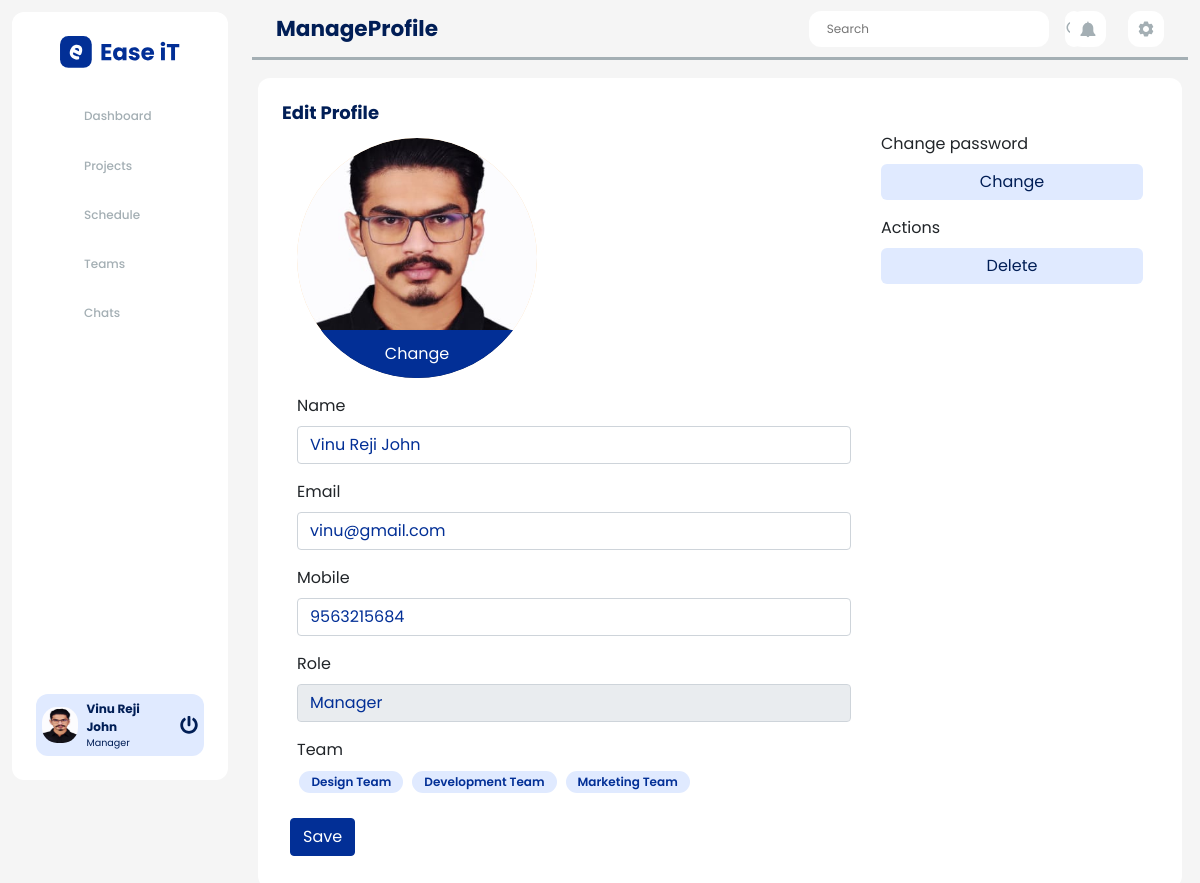
The page /manageProfile.php (signed in) on the database its author committed.
### tables this page shows
CREATE TABLE `tbl_user_role` (
  `role_id` int(10) NOT NULL,
  `role_name` varchar(50) NOT NULL,
  `role_permission` int(10) NOT NULL
);

CREATE TABLE `tbl_user` (
  `user_id` int(10) NOT NULL,
  `username` varchar(100) NOT NULL,
  `mob` varchar(10) NOT NULL,
  `email` varchar(50) NOT NULL,
  `dob` varchar(8) NOT NULL,
  `password` varchar(100) NOT NULL,
  `user_created_at` varchar(10) NOT NULL,
  `user_status` int(2) NOT NULL DEFAULT 1,
  `type_id` int(10) NOT NULL,
  `team_id` int(20) NOT NULL,
  `profile_pic` varchar(300) NOT NULL DEFAULT 'defaultuser.png'
);

CREATE TABLE `tbl_teams` (
  `team_id` int(10) NOT NULL,
  `team_title` varchar(50) NOT NULL,
  `manager_id` int(10) NOT NULL
);

### manageProfile.php (the view, shortened to what this page needs)
<?php
include('./config/connect.php');
if (isset($_SESSION["pmsSession"]) != session_id()) {
    header("Location: ./index.php");
    die();
} else {
?>
    <!DOCTYPE html>
    <html>
    <head>
        <link rel="stylesheet" href="./stylesheets/css/style.css" />
        <link rel="stylesheet" href="./stylesheets/css/bootstrap.min.css" />
    </head>
    <body class="dashboard-body">
        <div class="dashboard-container">
            <?php include("./layouts/sidebar.php"); ?>
            <?php include("./layouts/header.php"); ?>
            <div class="dashboard-contents">
                <div class="row">
                    <div class="col-12">
                        <div class="d-flex flex-column">
                            <div class="files-card">
                                <h1 class="content-heading">Edit Profile</h1>
                                <form id="editProfileForm" class="modal-form-container" action="./server/updateProfile.php" method="post" enctype="multipart/form-data">
                                    <?php
                                    $sql = "SELECT * FROM tbl_user WHERE user_id = '$_SESSION[userId]'";
                                    $result = mysqli_query($connect, $sql);
                                    $row = mysqli_fetch_assoc($result);
                                    $name = $row['username'];
                                    $email = $row['email'];
                                    $mobile = $row['mob'];
                                    $teamId = $row['team_id'];
                                    $typeId = $row['type_id'];
                                    $proPic = $row['profile_pic'];
                                    $sql2 = "SELECT * FROM tbl_user_role WHERE role_id = '$typeId'";
                                    $result2 = mysqli_query($connect, $sql2);
                                    $row2 = mysqli_fetch_assoc($result2);
                                    $roleName = $row2['role_name'];
                                    echo '
                                        <div class="container-fluid">
                                            <div class="row">
                                            <div class="col-8">
                                            <div class="form-group">
                                                <div class="pro-pic">
                                                    <img src="./assets/uploads/' . $proPic . '" alt="">
                                                    <label class="pro-pic-btn" for="uploadPic">Change</label>
                                                </div>
                                            </div>
                                                <div class="form-group">
                                                <label for="uname">Name</label>
                                                <input type="text" name="uname" id="uname" value="' . $name . '" class="form-control" autocomplete="off">
                                                </div>
                                                <div class="form-group">
                                                <label for="email">Email</label>
                                                <input type="email" name="email" id="email" value="' . $email . '" class="form-control" autocomplete="off">
                                                </div>
                                                <div class="form-group">
                                                <label for="mobile">Mobile</label>
                                                <input type="text" name="mobile" id="mob" value="' . $mobile . '" class="form-control" autocomplete="off" oninput="javascript: if (this.value.length > this.maxLength) this.value = this.value.slice(0, this.maxLength);" maxlength="10">
                                                </div>
                                                <div class="form-group">
                                                <label for="role">Role</label>
                                                <input type="text" disabled name="role" id="role" value="' . $roleName  . '" class="form-control" autocomplete="off">
                                                </div>
                                                ';
                                    if ($teamId != 0) {
                                        $sql3 = "SELECT * FROM tbl_teams WHERE team_id = '$teamId'";
                                        $result3 = mysqli_query($connect, $sql3);
                                        $row3 = mysqli_fetch_assoc($result3);
                                        $teamName = $row3['team_title'];
                                        echo '
                                            <div class="form-group">
                                            <label for="team">Team</label>
                                            <input type="text" disabled name="team" id="team" value="' . $teamName . '" class="form-control" autocomplete="off">
                                            </div>
                                            ';
                                    } else {
                                        $sql3 = "SELECT * FROM tbl_teams WHERE manager_id = '$_SESSION[userId]'";
                                        $result3 = mysqli_query($connect, $sql3);
                                        echo '<div class="form-group">
                                            <label for="team">Team</label>
                                            <div>
                                            ';
                                        while ($row3 = mysqli_fetch_assoc($result3)) {
                                            $teamName = $row3['team_title'];
                                            echo '
                                                <span class="team-pill">' . $teamName . '</span>
                                                ';
                                        }
                                        echo '
                                            </div>
                                            </div>
                                            ';
                                    }
                                    echo '
                                            </div>
                                            <div class="col-4 ml-auto">
                                            <div class="form-group">
                                                <label for="changePass">Change password</label>
                                                <button id="changePass" name="changePass" value="" type="button" class="secondary-modal-btn">Change</button>
                                            </div>
                                                <div class="form-group">
                                                <label for="task-actions">Actions</label>
                                                <button id="deleteProject" name="deleteProject" type="button" class="secondary-modal-btn">Delete</button>
                                                </div>
                                            </div>
                                            </div>
                                        </div>
                                        ';
                                    ?>
                                    <div class="m-2">
                                        <button name="updateProfileBtn" type="submit" class="btn btn-primary saveBtn">Save</button>
                                    </div>
                                </form>
                            </div>
                        </div>
                    </div>
                </div>
            </div>
        </div>
    </body>
    </html>
<?php
}
?>

### layouts/sidebar.php
<?php
include('./config/connect.php');
$activePage = basename($_SERVER['PHP_SELF'], ".php");
$userName = $_SESSION['userName'];
$userType = $_SESSION['currentUserTypeId'];
$proPic = $_SESSION['proPic'];
$selectRole= "SELECT `role_name` FROM tbl_user_role WHERE `role_id` = '$userType '";
$result3 = mysqli_query($connect, $selectRole);
$roleName = mysqli_fetch_assoc($result3);
?>
<div class="sidebar-container">
    <nav class="nav-container">
        <div class="logo-container">
            <img src="./assets/images/logo.svg" alt="ease-it-logo" class="logo" />
        </div>
        <ul class="nav">
            <a href="./dashboard.php">
                <li class="nav-items <?= ($activePage == 'dashboard') ? 'active-nav':''; ?>">
                    <span class="ico">
                        <object class="svgClass" type="image/svg+xml" data="./assets/icons/dashboard-ico.svg"></object>
                    </span><span>Dashboard</span>
                </li>
            </a>
            <a href="./project.php">
                <li class="nav-items <?= ($activePage == 'project') || ($activePage == 'activity') || ($activePage == 'tasks') || ($activePage == 'files') || ($activePage == 'manageProject') ? 'active-nav':''; ?>">
                    <span class="ico">
                        <object class="svgClass" type="image/svg+xml" data="./assets/icons/project-ico.svg"></object>
                    </span>
                    <span>Projects</span>
                </li>
            </a>
            <a href="./schedule.php">
            <li class="nav-items <?= ($activePage == 'schedule') ? 'active-nav':''; ?>">
                <span class="ico">
                    <object class="svgClass" type="image/svg+xml" data="./assets/icons/schedule-ico.svg"></object>
                </span><span>Schedule</span>
            </li>
            </a>
            <a href="./teams.php">
            <li class="nav-items <?= ($activePage == 'teams') || ($activePage == 'manageteam') || ($activePage == 'teamMemberDetails') || ($activePage == 'userDetails') ? 'active-nav':''; ?> ">
                <span class="ico"><object class="svgClass" type="image/svg+xml"
                        data="./assets/icons/team-ico.svg"></object></span><span>Teams</span>
            </li>
            </a>
            <a href="./chats.php">
            <li class="nav-items <?= ($activePage == 'chats')  ? 'active-nav':''; ?> ">
                <span class="ico"><object class="svgClass" type="image/svg+xml"
                        data="./assets/icons/chat-ico.svg"></object></span><span>Chats</span>
            </li>
            </a>
        </ul>
    </nav>
    <div class="s-profile-container">
        <a href="./manageProfile.php">
    <?php echo '<img class="pro-pic-ico" src="./assets/uploads/' . $proPic . '" alt="" />';?>
    </a>
        <a href="./manageProfile.php" class="pro-details-container">
            <p class="pro-name"><?php echo ucwords($userName); ?></p>
            <p class="pro-role"><?php echo ucwords($roleName['role_name']);?></p>
        </a>
        <a href="./auth/logoutController.php"><img class="log-out-btn" src="./assets/icons/power-off-ico.svg" alt="" /></a>
    </div>
</div>

### rows shown on the page
tbl_user_role: role_name "Manager", role "Manager"
tbl_user: profile_pic (picture), uname "Vinu Reji John", email "vinu@gmail.com", mobile "9563215684"
tbl_teams: team_title "Design Team"
tbl_teams: team_title "Development Team"
tbl_teams: team_title "Marketing Team"

### other values the page prints
$userName "Vinu Reji John"
$activePage "ManageProfile"
